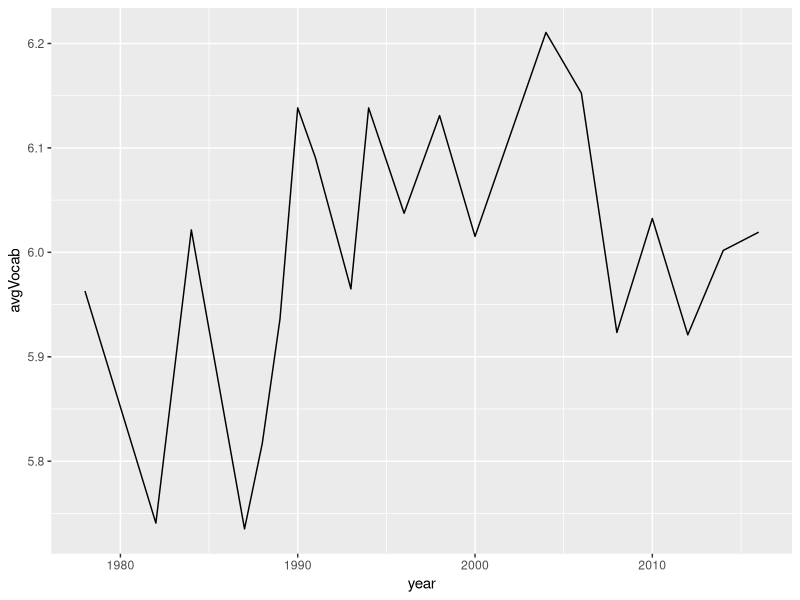
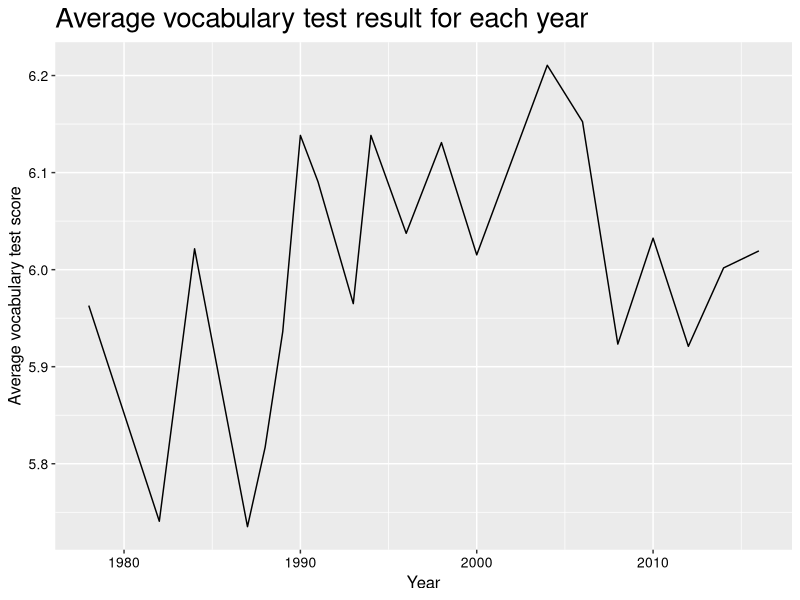
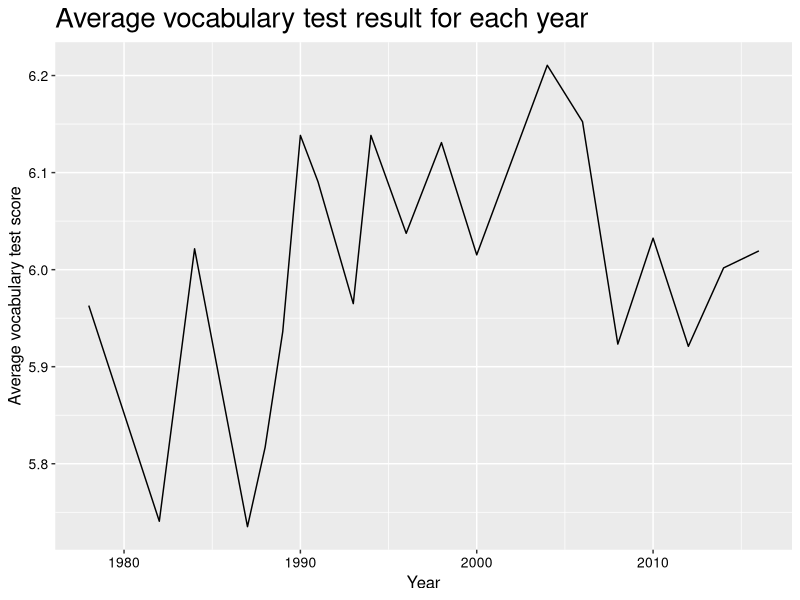
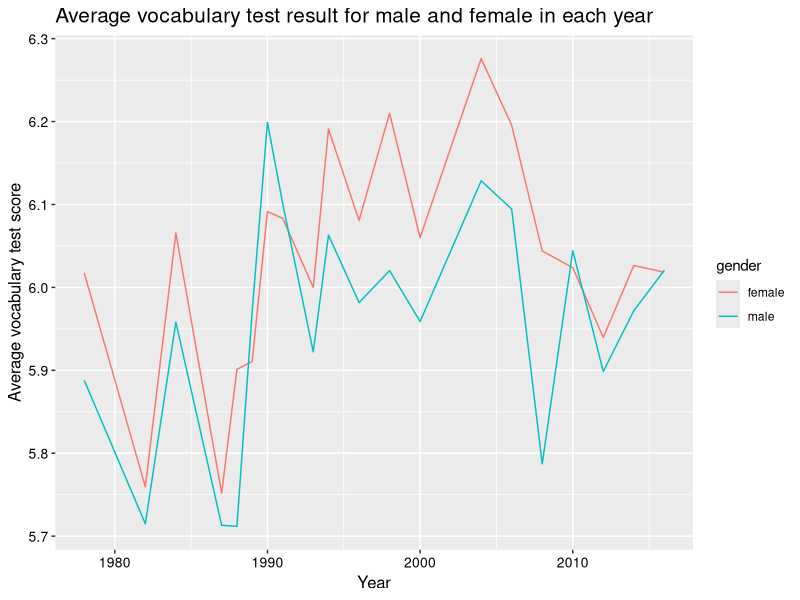
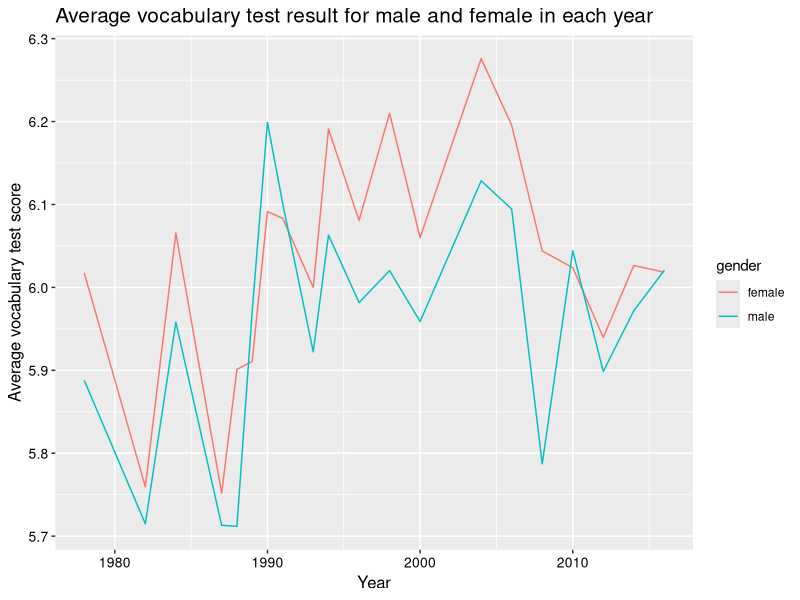
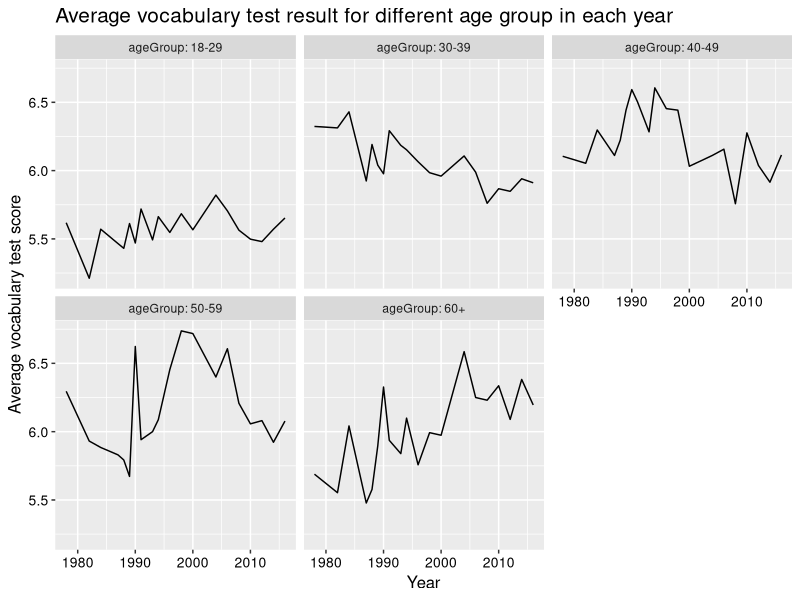
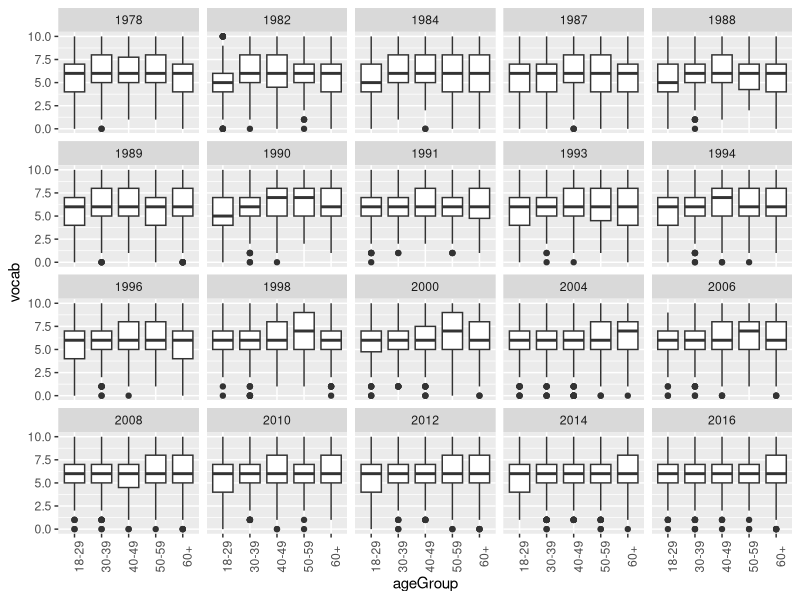
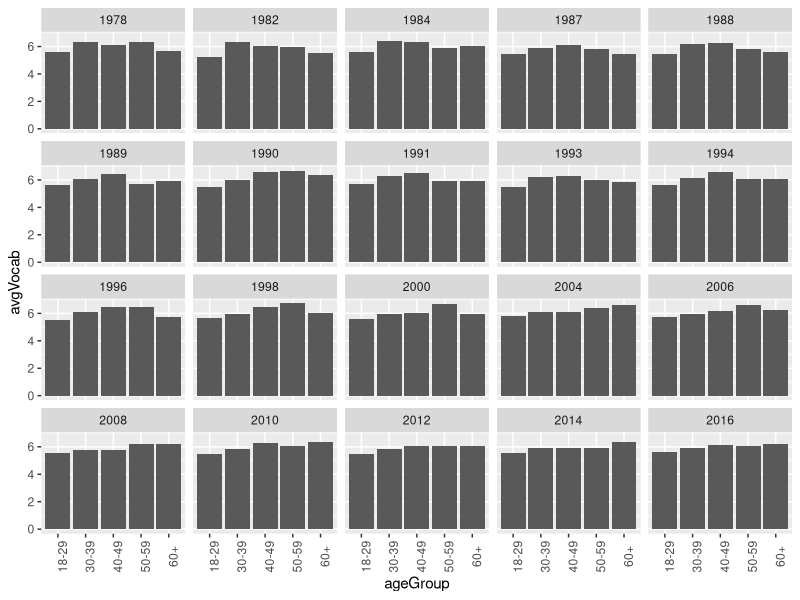

The R script that drew these images, in order:
## ---- chunk 1
library(dplyr)
library(ggplot2)
library(readr)
## ---- chunk 2
GSSvocab <- read_csv("GSSvocab.csv")
## ---- chunk 3
head(GSSvocab, 5)
## ---- chunk 4
year_vocab <- GSSvocab %>%
  group_by(year) %>%
  summarize(avgVocab = mean(vocab, na.rm = T)) # indicate na.rm = T to deal with missing value
head(year_vocab, 5)
## ---- chunk 5
ggplot(year_vocab, aes(x = year, y = avgVocab)) +
  geom_line()
## ---- chunk 6
ggplot(year_vocab, aes(x = year, y = avgVocab)) +
  geom_line() +
  labs(title = 'Average vocabulary test result for each year',
       y = 'Average vocabulary test score',
       x = 'Year') +
  theme(plot.title = element_text(size = 20),
        axis.text = element_text(size = 10, colour = 'black'),
        axis.title = element_text(size = 12))
## ---- chunk 7
GSSvocab %>%
  group_by(year) %>%
  summarize(avgVocab = mean(vocab, na.rm = T)) %>%
  ggplot(aes(x = year, y = avgVocab)) + # we do not put name of the dataset here
  geom_line() +
  labs(title = 'Average vocabulary test result for each year',
       y = 'Average vocabulary test score',
       x = 'Year') +
  theme(plot.title = element_text(size = 20),
        axis.text = element_text(size = 10, colour = 'black'),
        axis.title = element_text(size = 12))
## ---- chunk 8
year_gender_vocab <- GSSvocab %>%
  group_by(year, gender) %>%
  summarize(avgVocab = mean(vocab, na.rm = T))
head(year_gender_vocab, 5)
## ---- chunk 9
ggplot(year_gender_vocab, aes(x = year, y = avgVocab, col = gender)) +
  geom_line() +
  labs(title = 'Average vocabulary test result for male and female in each year',
       y = 'Average vocabulary test score',
       x = 'Year') +
  theme(plot.title = element_text(size = 15),
        axis.text = element_text(size = 10, colour = 'black'),
        axis.title = element_text(size = 12))
## ---- chunk 10
GSSvocab %>%
  group_by(year, gender) %>%
  summarize(avgVocab = mean(vocab, na.rm = T)) %>%
  ggplot(aes(x = year, y = avgVocab, col = gender)) +
  geom_line() +
  labs(title = 'Average vocabulary test result for male and female in each year',
       y = 'Average vocabulary test score',
       x = 'Year') +
  theme(plot.title = element_text(size = 15),
        axis.text = element_text(size = 10, colour = 'black'),
        axis.title = element_text(size = 12))
## ---- chunk 11
GSSvocab %>%
  group_by(year, ageGroup) %>%
  filter(!is.na(ageGroup)) %>%    # delete the the obs with missing values in ageGroup
  summarize(avgVocab = mean(vocab, na.rm = T)) %>%
  ggplot(aes(x = year, y = avgVocab)) +
  geom_line() +
  facet_wrap(~ageGroup, labeller = label_both) +
  labs(title = 'Average vocabulary test result for different age group in each year',
       y = 'Average vocabulary test score',
       x = 'Year') +
  theme(plot.title = element_text(size = 15),
        axis.text = element_text(size = 10, colour = 'black'),
        axis.title = element_text(size = 12))
## ---- chunk 12
GSSvocab %>%
  filter(!is.na(ageGroup)) %>%
  ggplot(aes(x = ageGroup, y = vocab)) +
    geom_boxplot() +
    facet_wrap(~year) +
    theme(axis.text.x = element_text(angle = 90))
## ---- chunk 13
GSSvocab %>%
  filter(!is.na(ageGroup)) %>%
  group_by(ageGroup, year) %>%
  summarize(avgVocab = mean(vocab, na.rm = T)) %>%
  ggplot(aes(x = ageGroup, y = avgVocab)) +
    geom_col() +
    facet_wrap(~year) +
  theme(axis.text.x = element_text(angle = 90))
